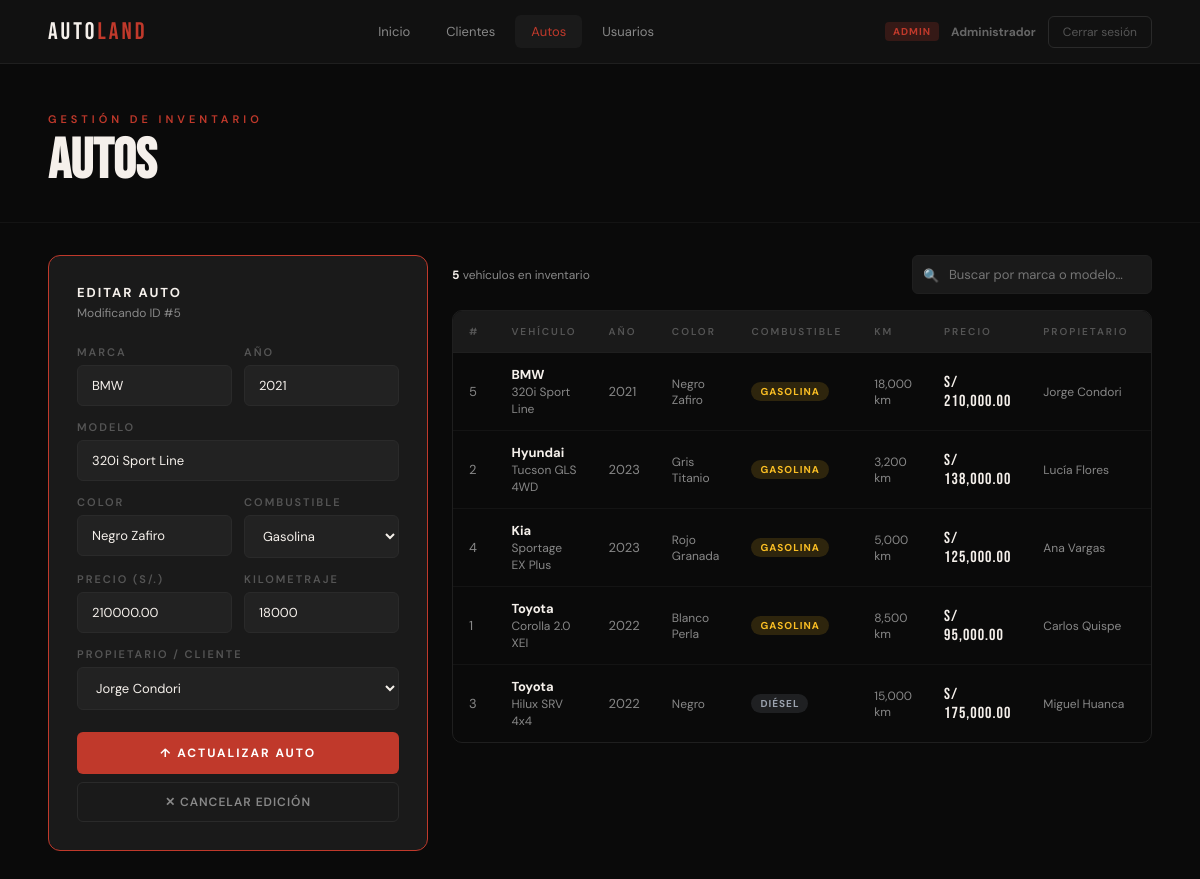
Screenshot of /form_Auto.php?editar=5 (signed in) with the database file from the repository.
### tables this page shows
CREATE TABLE IF NOT EXISTS auto (
  idAuto      INT AUTO_INCREMENT PRIMARY KEY,
  marca       VARCHAR(50),
  modelo      VARCHAR(100),
  anio        YEAR,
  color       VARCHAR(50),
  precio      DECIMAL(10,2),
  kilometraje INT          DEFAULT 0,
  combustible VARCHAR(20)  DEFAULT 'Gasolina',
  idIndividuo INT,
  idUsuario   INT          COMMENT 'Vendedor que registró el auto',
  FOREIGN KEY (idIndividuo) REFERENCES individuo(idIndividuo) ON DELETE SET NULL,
  FOREIGN KEY (idUsuario)   REFERENCES usuario(idUsuario)     ON DELETE SET NULL
);

### config/conexion.example.php (called while the page is built, shortened)
<?php
class Conexion
{
    private $con;
    private $db       = "mysql:host=localhost;dbname=autoland_bd;charset=utf8mb4";
    private $user     = "root";
    private $password = "";
    public function getConnection()
    {
        try {
            $this->con = new PDO($this->db, $this->user, $this->password, [
                PDO::ATTR_ERRMODE            => PDO::ERRMODE_EXCEPTION,
                PDO::ATTR_DEFAULT_FETCH_MODE => PDO::FETCH_ASSOC,
                PDO::ATTR_EMULATE_PREPARES   => false,
            ]);
        } catch (PDOException $e) {
            die(json_encode(['error' => 'Error de conexión: ' . $e->getMessage()]));
        }
        return $this->con;
    }
}

### config/data.php (called while the page is built, shortened)
<?php
class Data
{
    private $con;
    public function __construct()
    {
        $this->con = (new Conexion())->getConnection();
    }
    private function esAdmin($rol): bool { return $rol === 'admin'; }
    public function listarAuto($idUsuario, $rol)
    {
        if ($this->esAdmin($rol)) {
            $sql = "SELECT a.*, CONCAT(i.nombreIndividuo,' ',i.apellidoPaterno) AS propietario,
                           u.nombreReal AS registradoPor
                    FROM auto a
                    LEFT JOIN individuo i ON a.idIndividuo=i.idIndividuo
                    LEFT JOIN usuario   u ON a.idUsuario=u.idUsuario
                    ORDER BY a.marca,a.modelo";
            $stmt = $this->con->prepare($sql); $stmt->execute();
        }
        return $stmt;
    }
    public function buscarAuto($idAuto)
    {
        $stmt = $this->con->prepare(
            "SELECT a.*, CONCAT(i.nombreIndividuo,' ',i.apellidoPaterno) AS propietario
             FROM auto a LEFT JOIN individuo i ON a.idIndividuo=i.idIndividuo
             WHERE a.idAuto=?");
        $stmt->execute([$idAuto]); return $stmt;
    }
    public function listarIndividuoSelect($idUsuario, $rol)
    {
        if ($this->esAdmin($rol)) {
            $sql = "SELECT idIndividuo, CONCAT(nombreIndividuo,' ',apellidoPaterno) AS nombre
                    FROM individuo ORDER BY apellidoPaterno";
            $stmt = $this->con->prepare($sql); $stmt->execute();
        } else {
            $sql = "SELECT idIndividuo, CONCAT(nombreIndividuo,' ',apellidoPaterno) AS nombre
                    FROM individuo WHERE idUsuario=? ORDER BY apellidoPaterno";
            $stmt = $this->con->prepare($sql); $stmt->execute([$idUsuario]);
        }
        return $stmt->fetchAll();
    }
}

### form_Auto.php (the view, shortened to what this page needs)
<?php
require_once 'config/data.php';
$data       = new Data();
$nombreReal = htmlspecialchars($_SESSION['nombreReal']);
$rol        = $_SESSION['rol'];
$idUsuario  = $_SESSION['idUsuario'];
$esAdmin    = $rol === 'admin';
$busqueda = trim($_GET['q'] ?? '');
$autos    = $busqueda
    ? $data->buscarAutoPorTexto($busqueda, $idUsuario, $rol)->fetchAll()
    : $data->listarAuto($idUsuario, $rol)->fetchAll();
$editar   = null;
if (isset($_GET['editar'])) {
    $row    = $data->buscarAuto(intval($_GET['editar']))->fetch();
    $editar = $row ?: null;
}
$clientes = $data->listarIndividuoSelect($idUsuario, $rol);
$combustibles = ['Gasolina', 'Diésel', 'Híbrido', 'Eléctrico'];
$anioActual   = (int) date('Y');
?>
<!DOCTYPE html>
<html lang="es">
<head>
</head>
<body>
<nav class="navbar">
    <div class="nav-logo">AUTO<span>LAND</span></div>
    <div class="nav-links">
        <a href="index.php">Inicio</a>
        <a href="form_Individuo.php">Clientes</a>
        <a href="form_Auto.php" class="active">Autos</a>
        <?php if ($esAdmin): ?><a href="usuarios.php">Usuarios</a><?php endif; ?>
    </div>
    <div style="display:flex;align-items:center;gap:12px">
        <?php if ($esAdmin): ?><span style="background:rgba(192,57,43,.2);color:#c0392b;padding:3px 8px;border-radius:4px;font-size:10px;font-weight:700;letter-spacing:1px;text-transform:uppercase">Admin</span><?php endif; ?>
        <span style="font-size:12px;color:#444"><strong style="color:#666"><?= $nombreReal ?></strong></span>
        <a href="logout.php" class="btn-logout">Cerrar sesión</a>
    </div>
</nav>
<div class="page-header">
    <div class="page-eyebrow">Gestión de inventario</div>
    <h1 class="page-titulo">Autos</h1>
</div>
<div class="layout">
    <div class="form-card <?= $editar ? 'modo-editar' : '' ?>">
        <?php if ($editar): ?>
            <div class="form-titulo">Editar auto</div>
            <div class="form-sub">Modificando ID #<?= $editar['idAuto'] ?></div>
        <?php else: ?>
            <div class="form-titulo">Nuevo auto</div>
            <div class="form-sub">Completa los datos del vehículo</div>
        <?php endif; ?>
        <form method="POST" action="form_Auto.php">
            <div class="campos-grid">
                <div class="campo">
                    <label>Marca</label>
                    <input type="text" name="marca" placeholder="Toyota, Kia…" required
                           value="<?= htmlspecialchars($editar['marca'] ?? '') ?>">
                </div>
                <div class="campo">
                    <label>Año</label>
                    <input type="number" name="anio" min="1990" max="<?= $anioActual + 1 ?>"
                           placeholder="<?= $anioActual ?>"
                           value="<?= htmlspecialchars($editar['anio'] ?? $anioActual) ?>">
                </div>
            </div>
            <div class="campo">
                <label>Modelo</label>
                <input type="text" name="modelo" placeholder="Corolla 2.0 XEI" required
                       value="<?= htmlspecialchars($editar['modelo'] ?? '') ?>">
            </div>
            <div class="campos-grid">
                <div class="campo">
                    <label>Color</label>
                    <input type="text" name="color" placeholder="Blanco Perla"
                           value="<?= htmlspecialchars($editar['color'] ?? '') ?>">
                </div>
                <div class="campo">
                    <label>Combustible</label>
                    <select name="combustible">
                        <?php foreach ($combustibles as $c): ?>
                            <option value="<?= $c ?>" <?= ($editar['combustible'] ?? 'Gasolina') === $c ? 'selected' : '' ?>>
                                <?= $c ?>
                            </option>
                        <?php endforeach; ?>
                    </select>
                </div>
            </div>
            <div class="campos-grid">
                <div class="campo">
                    <label>Precio (S/.)</label>
                    <input type="number" name="precio" min="0" step="0.01" placeholder="0.00"
                           value="<?= htmlspecialchars($editar['precio'] ?? '') ?>">
                </div>
                <div class="campo">
                    <label>Kilometraje</label>
                    <input type="number" name="kilometraje" min="0" placeholder="0"
                           value="<?= htmlspecialchars($editar['kilometraje'] ?? '0') ?>">
                </div>
            </div>
            <div class="campo">
                <label>Propietario / Cliente</label>
                <select name="idIndividuo" required>
                    <?php foreach ($clientes as $c): ?>
                        <option value="<?= $c['idIndividuo'] ?>"
                            <?= ($editar['idIndividuo'] ?? '') == $c['idIndividuo'] ? 'selected' : '' ?>>
                            <?= htmlspecialchars($c['nombre']) ?>
                        </option>
                    <?php endforeach; ?>
                </select>
            </div>
            <button type="submit" class="btn-primary">
                <?= $editar ? '↑ Actualizar auto' : '+ Registrar auto' ?>
            </button>
        </form>
        <?php if ($editar): ?>
            <a href="form_Auto.php" class="btn-secondary">✕ Cancelar edición</a>
        <?php endif; ?>
    </div>
    <div class="tabla-section">
        <div class="tabla-top">
            <div class="tabla-info">
                <strong><?= count($autos) ?></strong> vehículo<?= count($autos) !== 1 ? 's' : '' ?>
                <?= $busqueda ? "para <strong>\"$busqueda\"</strong>" : 'en inventario' ?>
            </div>
            <form method="GET" action="form_Auto.php" class="search-wrap">
                <input type="text" name="q" placeholder="Buscar por marca o modelo…"
                       value="<?= htmlspecialchars($busqueda) ?>">
            </form>
        </div>
        <div class="tabla-wrap">
            <table>
                <thead>
                    <tr>
                        <th>#</th>
                        <th>Vehículo</th>
                        <th>Año</th>
                        <th>Color</th>
                        <th>Combustible</th>
                        <th>Km</th>
                        <th>Precio</th>
                        <th>Propietario</th>
                        <th>Acciones</th>
                    </tr>
                </thead>
                <tbody>
                    <?php if (empty($autos)): ?>
                        <tr class="empty-row"><td colspan="9">No hay autos registrados aún.</td></tr>
                    <?php else: ?>
                        <?php foreach ($autos as $a): ?>
                        <tr>
                            <td class="muted"><?= $a['idAuto'] ?></td>
                            <td>
                                <strong><?= htmlspecialchars($a['marca']) ?></strong><br>
                                <span style="font-size:12px;color:var(--texto);"><?= htmlspecialchars($a['modelo']) ?></span>
                            </td>
                            <td class="muted"><?= $a['anio'] ?></td>
                            <td class="muted" style="font-size:12px;"><?= htmlspecialchars($a['color']) ?></td>
                            <td>
                                <span class="badge-comb comb-<?= htmlspecialchars($a['combustible']) ?>">
                                    <?= htmlspecialchars($a['combustible']) ?>
                                </span>
                            </td>
                            <td class="muted" style="font-size:12px;"><?= number_format($a['kilometraje']) ?> km</td>
                            <td><span class="precio-tag">S/ <?= number_format($a['precio'], 2) ?></span></td>
                            <td class="muted" style="font-size:12px;"><?= htmlspecialchars($a['propietario'] ?? '—') ?></td>
                            <td>
                            </td>
                        </tr>
                        <?php endforeach; ?>
                    <?php endif; ?>
                </tbody>
            </table>
        </div>
    </div>
</div>
</body>
</html>

### rows the page displays
auto: idAuto "5", marca "BMW", anio "2021", modelo "320i Sport Line", color "Negro Zafiro", combustible "Gasolina", precio "210000.00", kilometraje "18000", idIndividuo "Jorge Condori", combustible "GASOLINA", kilometraje "18,000", precio "210,000.00", propietario "Jorge Condori"
auto: idAuto "2", marca "Hyundai", modelo "Tucson GLS 4WD", anio "2023", color "Gris Titanio", combustible "GASOLINA", kilometraje "3,200", precio "138,000.00", propietario "Lucía Flores"
auto: idAuto "4", marca "Kia", modelo "Sportage EX Plus", anio "2023", color "Rojo Granada", combustible "GASOLINA", kilometraje "5,000", precio "125,000.00", propietario "Ana Vargas"
auto: idAuto "1", marca "Toyota", modelo "Corolla 2.0 XEI", anio "2022", color "Blanco Perla", combustible "GASOLINA", kilometraje "8,500", precio "95,000.00", propietario "Carlos Quispe"
auto: idAuto "3", marca "Toyota", modelo "Hilux SRV 4x4", anio "2022", color "Negro", combustible "DIÉSEL", kilometraje "15,000", precio "175,000.00", propietario "Miguel Huanca"

### other values shown
$nombreReal "Administrador"
count($autos) "5"
